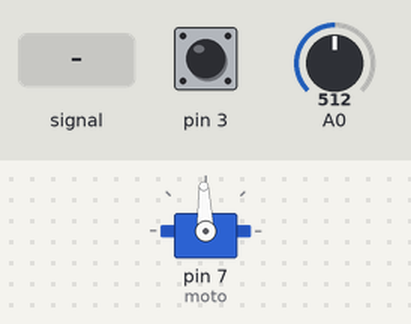
The sketch below on a simulated Arduino Uno, built with avr-gcc and run on an emulated ATmega328P. Shown: servo. The test bench sets the inputs (shaded band); at power-on: A0 = 512, pin 3 HIGH.

Above: at 1.2 s.
1.3 s: A0 fed a 200 Hz sine of ±81 counts around its level
4.3 s: A0 set to 716
At 4.8 s:
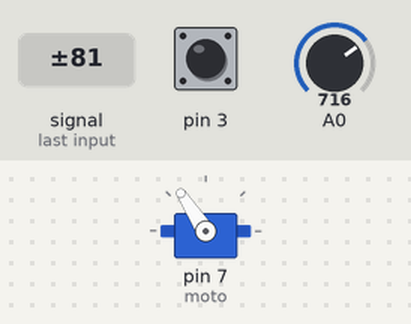
5.8 s: A0 fed a 1000 Hz sine of ±255 counts around its level
At 5.97 s:
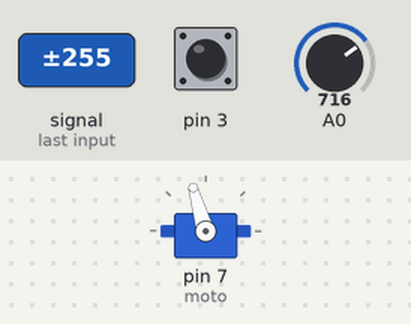
8.8 s: A0 fed a 50 Hz sine of ±306 counts around its level
11.8 s: A0 set to 122
At 12.1 s:
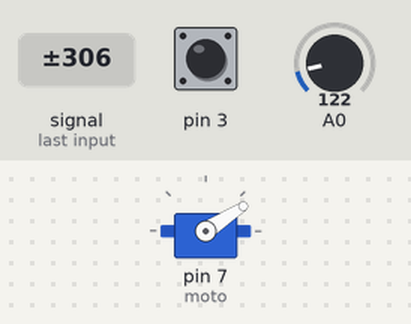
13.3 s: A0 set to 0
At 14.7 s:
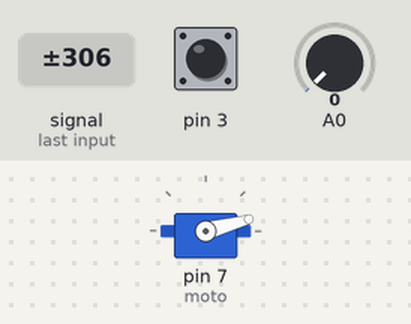
Timing chart, 0 to 15.8 s (numbered marks = the images above; inputs shaded):
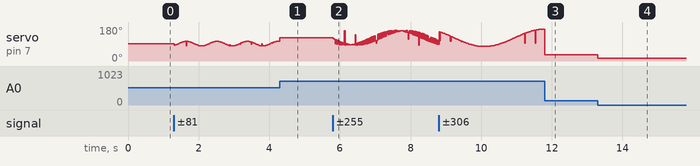

Measured:
- after the input at 13.3 s, servo on pin 7 (moto): 33° → 15° at once

The sketch:

4dof.ino
```cpp
#include <Servo.h>
Servo moto;
int x,a;
bool y;

void setup() {
  pinMode(3,INPUT_PULLUP);
}

void loop() {
  x=analogRead(A0);
  a=digitalRead(3);
  if (a==1){y=0;}
  else if(a==0){y=1;}
  if (y==1){
    moto.attach(6);
  }
  else if (y==0){
    moto.attach(7);
  }
  x=map(x,0,1023,15,170);
  moto.write(x);

}
```
